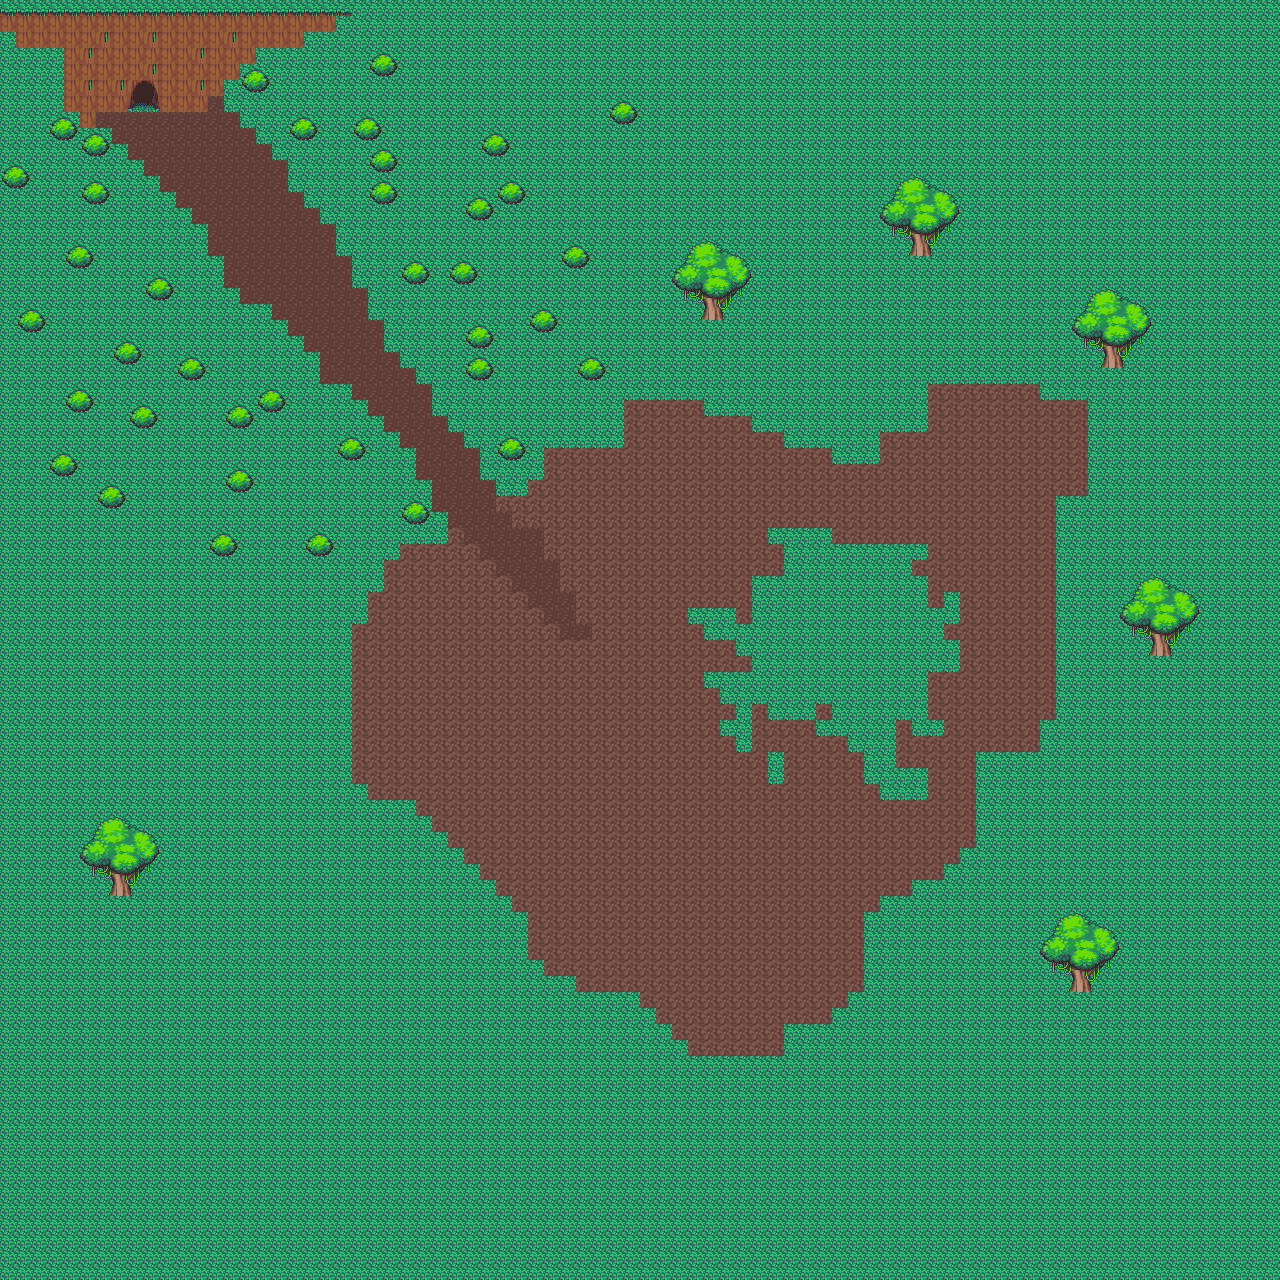

Rendered tile map (Tiled .tmx) drawn with the repository's tilesets; below, a short description and the map source with its tile grids summarised:
An orthogonal 80x80 tile map with 16x16 px tiles, 2 tile layers (tl0, tl1).

<map version="1.2" tiledversion="1.2.1" orientation="orthogonal" renderorder="right-down" width="80" height="80" tilewidth="16" tileheight="16" infinite="0" nextlayerid="8" nextobjectid="1">
 <tileset firstgid="1" name="jungle" tilewidth="16" tileheight="16" tilecount="462" columns="22">
  <image source="jungle.png" width="352" height="336" />
 </tileset>
 <layer id="3" name="tl0" width="80" height="80">
  <data>[6400 cells, 6400 non-empty, 11 distinct tile ids]</data>
 </layer>
 <layer id="4" name="tl1" width="80" height="80">
  <data>[6400 cells, 302 non-empty, 29 distinct tile ids]</data>
 </layer>
</map>
